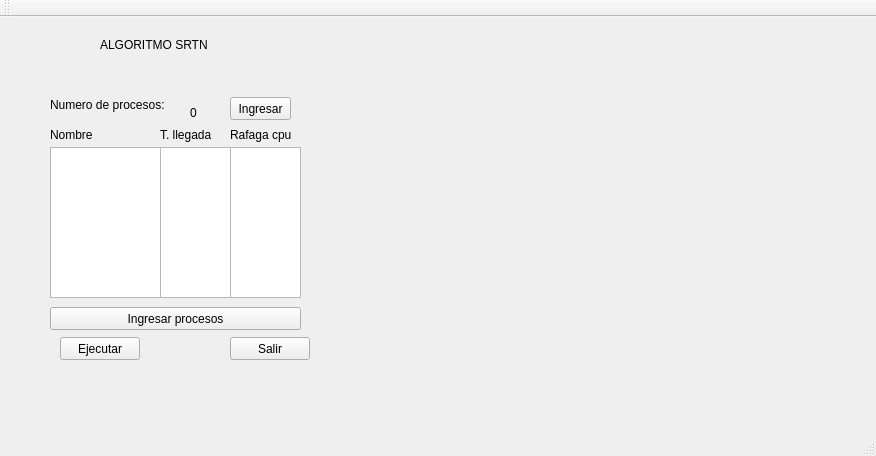
<?xml version="1.0" encoding="UTF-8"?>
<ui version="4.0">
 <class>MainWindow</class>
 <widget class="QMainWindow" name="MainWindow">
  <property name="geometry">
   <rect>
    <x>0</x>
    <y>0</y>
    <width>876</width>
    <height>456</height>
   </rect>
  </property>
  <property name="windowTitle">
   <string>Srtn</string>
  </property>
  <widget class="QWidget" name="centralWidget">
   <widget class="QLabel" name="label">
    <property name="geometry">
     <rect>
      <x>100</x>
      <y>20</y>
      <width>141</width>
      <height>16</height>
     </rect>
    </property>
    <property name="text">
     <string>ALGORITMO SRTN</string>
    </property>
   </widget>
   <widget class="QLabel" name="label_2">
    <property name="geometry">
     <rect>
      <x>50</x>
      <y>80</y>
      <width>131</width>
      <height>16</height>
     </rect>
    </property>
    <property name="text">
     <string>Numero de procesos:</string>
    </property>
   </widget>
   <widget class="QLabel" name="label_n">
    <property name="geometry">
     <rect>
      <x>190</x>
      <y>80</y>
      <width>31</width>
      <height>31</height>
     </rect>
    </property>
    <property name="text">
     <string>0</string>
    </property>
   </widget>
   <widget class="QPushButton" name="boton_numero">
    <property name="geometry">
     <rect>
      <x>230</x>
      <y>80</y>
      <width>61</width>
      <height>23</height>
     </rect>
    </property>
    <property name="text">
     <string>Ingresar</string>
    </property>
   </widget>
   <widget class="QListWidget" name="list_p">
    <property name="geometry">
     <rect>
      <x>50</x>
      <y>130</y>
      <width>111</width>
      <height>151</height>
     </rect>
    </property>
   </widget>
   <widget class="QPushButton" name="boton_procesos">
    <property name="geometry">
     <rect>
      <x>50</x>
      <y>290</y>
      <width>251</width>
      <height>23</height>
     </rect>
    </property>
    <property name="text">
     <string>Ingresar procesos</string>
    </property>
   </widget>
   <widget class="QPushButton" name="pushButton_3">
    <property name="geometry">
     <rect>
      <x>230</x>
      <y>320</y>
      <width>80</width>
      <height>23</height>
     </rect>
    </property>
    <property name="text">
     <string>Salir</string>
    </property>
   </widget>
   <widget class="QListWidget" name="list_tll">
    <property name="geometry">
     <rect>
      <x>160</x>
      <y>130</y>
      <width>71</width>
      <height>151</height>
     </rect>
    </property>
   </widget>
   <widget class="QLabel" name="label_3">
    <property name="geometry">
     <rect>
      <x>50</x>
      <y>110</y>
      <width>57</width>
      <height>15</height>
     </rect>
    </property>
    <property name="text">
     <string>Nombre</string>
    </property>
   </widget>
   <widget class="QLabel" name="label_5">
    <property name="geometry">
     <rect>
      <x>160</x>
      <y>110</y>
      <width>57</width>
      <height>15</height>
     </rect>
    </property>
    <property name="text">
     <string>T. llegada</string>
    </property>
   </widget>
   <widget class="QLabel" name="label_6">
    <property name="geometry">
     <rect>
      <x>230</x>
      <y>110</y>
      <width>71</width>
      <height>16</height>
     </rect>
    </property>
    <property name="text">
     <string>Rafaga cpu</string>
    </property>
   </widget>
   <widget class="QListWidget" name="list_tr">
    <property name="geometry">
     <rect>
      <x>230</x>
      <y>130</y>
      <width>71</width>
      <height>151</height>
     </rect>
    </property>
   </widget>
   <widget class="QPushButton" name="pushButton">
    <property name="geometry">
     <rect>
      <x>60</x>
      <y>320</y>
      <width>80</width>
      <height>23</height>
     </rect>
    </property>
    <property name="text">
     <string>Ejecutar</string>
    </property>
   </widget>
   <widget class="QWidget" name="layoutWidget">
    <property name="geometry">
     <rect>
      <x>330</x>
      <y>0</y>
      <width>261</width>
      <height>371</height>
     </rect>
    </property>
    <layout class="QVBoxLayout" name="barras"/>
   </widget>
  </widget>
  <widget class="QMenuBar" name="menuBar">
   <property name="geometry">
    <rect>
     <x>0</x>
     <y>0</y>
     <width>876</width>
     <height>20</height>
    </rect>
   </property>
  </widget>
  <widget class="QToolBar" name="mainToolBar">
   <attribute name="toolBarArea">
    <enum>TopToolBarArea</enum>
   </attribute>
   <attribute name="toolBarBreak">
    <bool>false</bool>
   </attribute>
  </widget>
  <widget class="QStatusBar" name="statusBar"/>
 </widget>
 <layoutdefault spacing="6" margin="11"/>
 <resources/>
 <connections>
  <connection>
   <sender>pushButton_3</sender>
   <signal>clicked()</signal>
   <receiver>MainWindow</receiver>
   <slot>close()</slot>
   <hints>
    <hint type="sourcelabel">
     <x>498</x>
     <y>427</y>
    </hint>
    <hint type="destinationlabel">
     <x>499</x>
     <y>334</y>
    </hint>
   </hints>
  </connection>
 </connections>
</ui>
